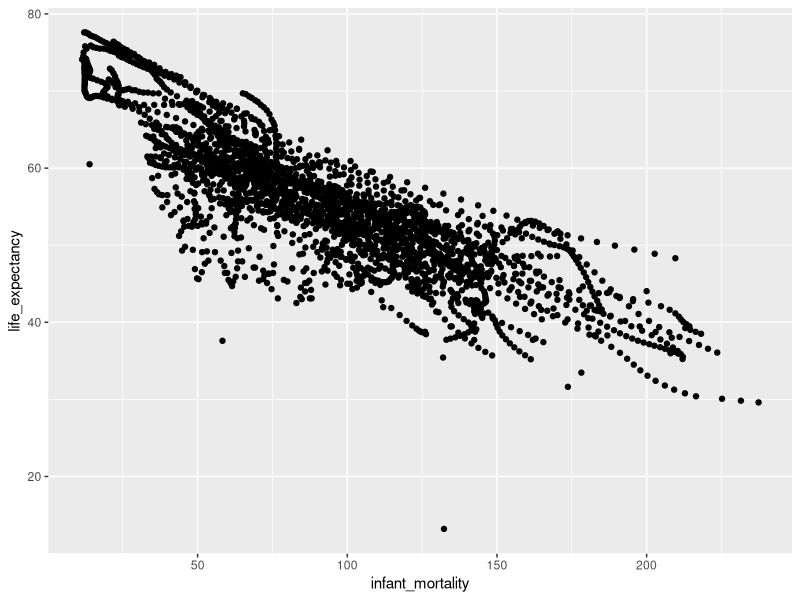
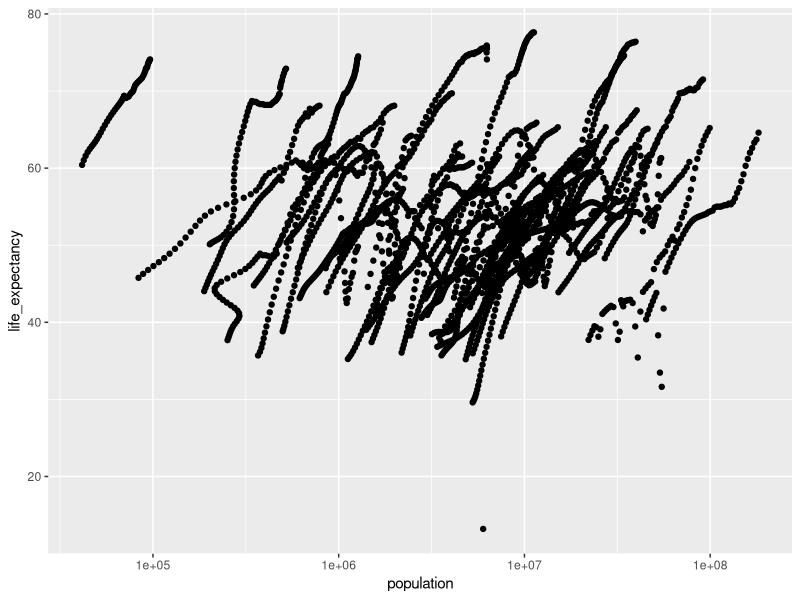
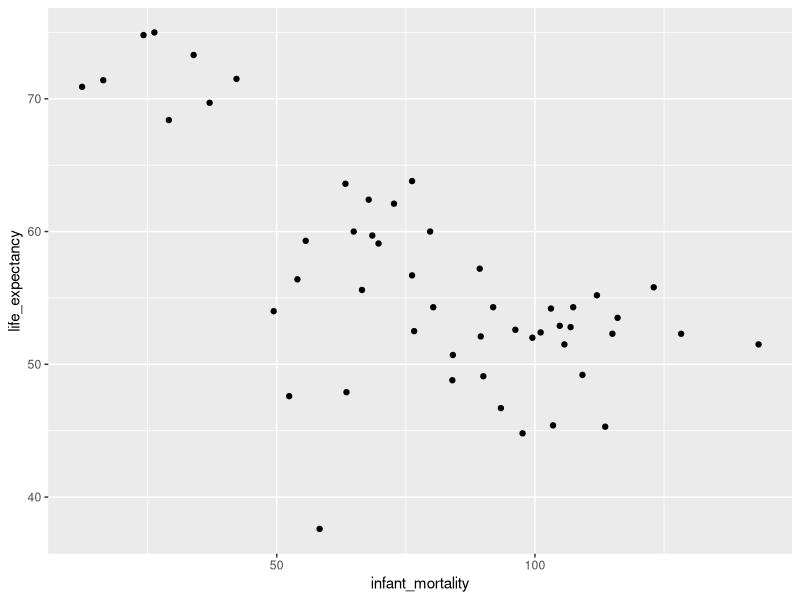
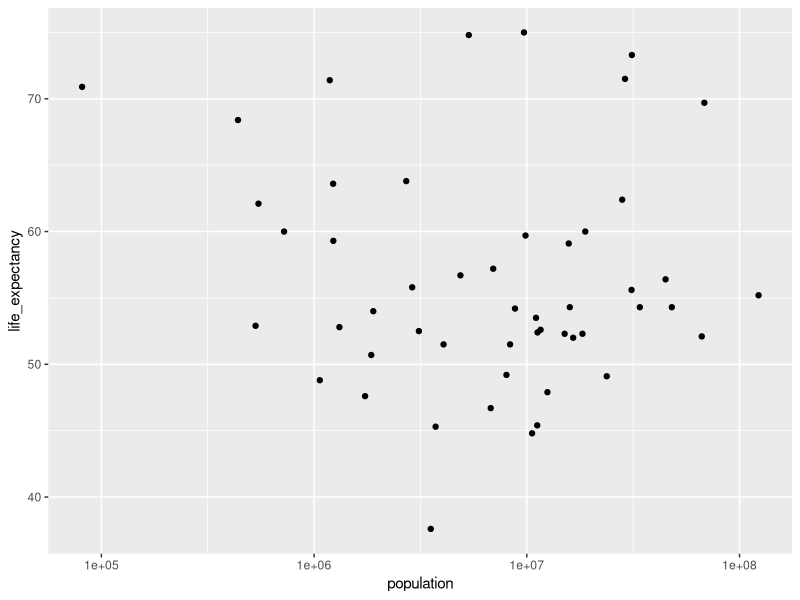
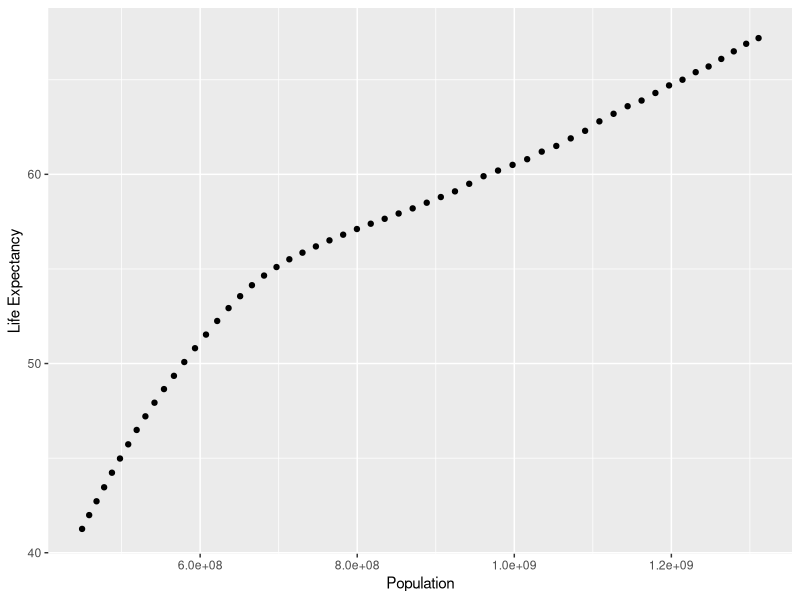
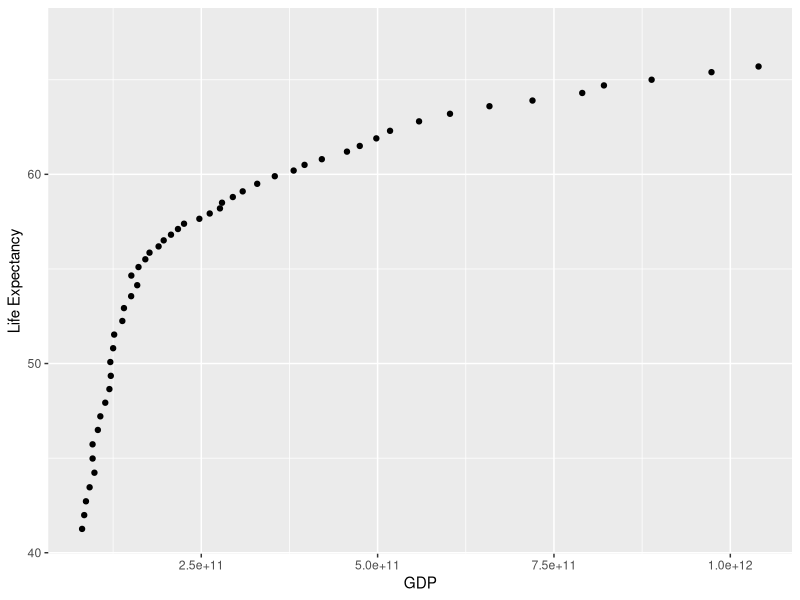

These figures' R source, in order:
## ---- chunk 1
#Load Packages: dlslabs and tidyverse 
library("dslabs")
library("tidyverse")
#Help for gapminder data
help(gapminder)
#Overview data structure
str(gapminder)
#Get data summary
summary(gapminder)
#Determine gapminder type of object
class(gapminder)
## ---- chunk 2
#Create a new object "africadata" in order to analyzed African countries
africadata <- gapminder %>% filter(continent=="Africa")
#Overview data structure
str(africadata)
#Get data summary
summary(africadata)

#Create new objects containing infant_mortality and life_expectancy
mortality_lifexp <- africadata %>% select(infant_mortality, life_expectancy)

#Create new objects containing population and life_expectancy
population_lifexp <- africadata %>% select(population , life_expectancy)

#Overview data structure
str(mortality_lifexp)
str(population_lifexp)

#Get data summary
summary(mortality_lifexp)
summary(population_lifexp)
## ---- chunk 3
#Plot life_expectacy vs Infant_mortality
ggplot(mortality_lifexp, aes(infant_mortality, life_expectancy)) + geom_point()
#This plot shows a negative correlation between infant mortality and life expectancy. 226 rows were removed due to missing values

#Plot Life_expectancy Vs Population(log scale)
ggplot(population_lifexp, aes(population, life_expectancy)) + geom_point() + scale_x_log10()
#This plot shows a positive correlation between Population and Life expectancy. According with africadata, the frame time when the data was collected was between 1960 to 2016, during this time population size and life expectacy got increse. This is the reason of the streaks. ** 51 rows were removed from the plot due to missing values.
## ---- chunk 4
#Finding the year have missing data for infant mortality
africadata_na <- africadata %>% select(year, infant_mortality) %>% filter(is.na(infant_mortality))
africadata_na
#1960 - 1981 and 2016 have missing data.

#To avoid missing data a new variable will be created only with data from year 2000
africadata_2000 <- africadata %>% filter(year==2000)

#Overview data structure
str(africadata_2000)

#Get data summary
summary(africadata_2000)
## ---- chunk 5
#Plots using only data from year 2000
#Plots will be showed the variable correlation for year 2000
#Plot life expectancy vs infant mortality 
ggplot(africadata_2000, aes(infant_mortality, life_expectancy)) + geom_point()
#The plot shows negative correlation between infant mortality and life expectancy.

#Plot Life_expectancy Vs Population(log scale)
ggplot(africadata_2000, aes(population, life_expectancy)) + geom_point() + scale_x_log10()
#The  plot does not shows a specific relationship between the population size and the life expectancy.
## ---- chunk 6
#We will use lm  function for fit a lineal model with infant mortality as a predictor
fit1<- lm(life_expectancy ~ infant_mortality, data=africadata_2000)

#We will use lm  function for fit a lineal model with population as a predictor
fit2<- lm(life_expectancy ~ population, data=africadata_2000)

#Get the summary
summary(fit1)
summary(fit2)

#Based on the outcomes of the two models and using their p-values, we can conclude that the infant mortality as a predictor (p-value<0.05) shows a significant correlation with life expectancy. The model with population as a predictor has a p-value>0.05, suggesting that is not a good predictor of life expectancy.

## ---- chunk 7
library(broom)

#This filters the data so it only holds data from India
Indiadata <- filter(gapminder, country=="India")

## ---- chunk 8
IndiaPOPLE <- select(Indiadata, population, life_expectancy)

IndiaGDPLE <- select(Indiadata, gdp, life_expectancy)

summary(IndiaPOPLE)
summary(IndiaGDPLE)

## ---- chunk 9
ggplot(IndiaPOPLE, aes(x = population, y = life_expectancy)) +
      geom_point() +
      xlab("Population") +
      ylab("Life Expectancy")

ggplot(IndiaGDPLE, aes(x = gdp, y = life_expectancy)) +
      geom_point() +
      xlab("GDP") +
      ylab("Life Expectancy")

## ---- chunk 10
#These create the linear models with life expectancy as the outcome variable and population/gdp as the predictor

fit3 <- lm(population ~ life_expectancy, IndiaPOPLE)

fit4 <- lm(gdp ~ life_expectancy, IndiaGDPLE)



summary(fit3)
summary(fit4)


## ---- chunk 11
tidy(fit3)
tidy(fit4)
